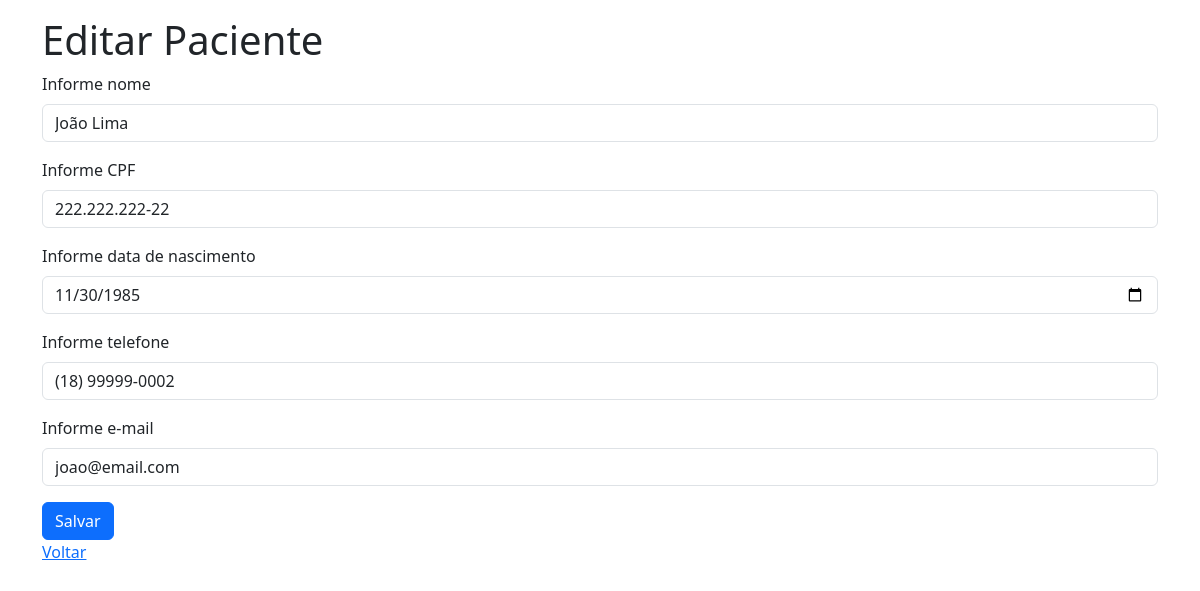
Page /editar_pacientes.php?id=2 on the committed database.
### tables this page shows
CREATE TABLE pacientes (
    id INT AUTO_INCREMENT PRIMARY KEY,
    nome VARCHAR(100) NOT NULL,
    cpf VARCHAR(14) NOT NULL UNIQUE,
    data_nascimento DATE NOT NULL,
    telefone VARCHAR(20) NOT NULL,
    email VARCHAR(100) NOT NULL
);

### editar_pacientes.php (the view, shortened to what this page needs)
<!doctype html>
<html lang="pt-BR">
<head>
<link href="https://cdn.jsdelivr.net/npm/bootstrap@5.3.0/dist/css/bootstrap.min.css" rel="stylesheet">
</head>
<body>
<div class="container py-3">
<?php
require_once("conexao.php");
$id = $_GET['id'] ?? $_POST['id'] ?? 0;
$stmt = $con->prepare("SELECT * FROM pacientes WHERE id = :id");
$stmt->bindParam(":id", $id);
$stmt->execute();
$r = $stmt->fetch(PDO::FETCH_ASSOC);
?>
<h1>Editar Paciente</h1>
<form method="post">
<div class="mb-3">
<label for="nome" class="form-label">Informe nome</label>
<input type="text" id="nome" name="nome" class="form-control" required value="<?= htmlspecialchars($r['nome']) ?>">
</div>
<div class="mb-3">
<label for="cpf" class="form-label">Informe CPF</label>
<input type="text" id="cpf" name="cpf" class="form-control" required value="<?= htmlspecialchars($r['cpf']) ?>">
</div>
<div class="mb-3">
<label for="data_nascimento" class="form-label">Informe data de nascimento</label>
<input type="date" id="data_nascimento" name="data_nascimento" class="form-control" required value="<?= htmlspecialchars($r['data_nascimento']) ?>">
</div>
<div class="mb-3">
<label for="telefone" class="form-label">Informe telefone</label>
<input type="text" id="telefone" name="telefone" class="form-control" required value="<?= htmlspecialchars($r['telefone']) ?>">
</div>
<div class="mb-3">
<label for="email" class="form-label">Informe e-mail</label>
<input type="email" id="email" name="email" class="form-control" required value="<?= htmlspecialchars($r['email']) ?>">
</div>
<button type="submit" class="btn btn-primary">Salvar</button>
</form>
<a href="index_pacientes.php">Voltar</a>
</div>
</body>
</html>

### rows in the picture
pacientes: nome "João Lima", cpf "222.222.222-22", data_nascimento "11/30/1985", telefone "(18) 99999-0002", email "joao@email.com"
